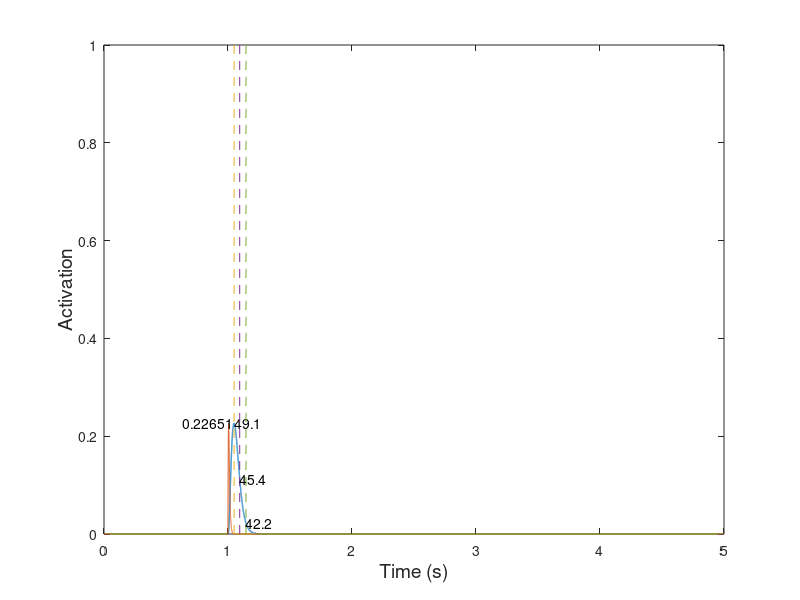

Write MATLAB code to recreate this figure. (Note: this script raises an error after producing the figure.)
%==========================================================================
% spikeDrivenMuscleModel_test.m
% Author: Akira Nagamori
% Last update: 2/18/119
% Descriptions
%   Inspired by Williams et al. 1998
%==========================================================================

close all
clear all
clc

%==========================================================================
% Simulation parameters
Fs = 10000; %sampling frequency
h = 1/Fs;
time = 0:1/Fs:5; %simulation time

Lce = 1;

for i = 1:2
    if i == 1
        % Generate a pulse
        FR_test = 1;
    elseif i == 2
        % Generate a set of spike trains at multiple frequencies
        FR_test = [2 5 8 10 12 15 18 20 25 30 40 50 60 70 80 100 200]; %10:10:100];
    end
    %==========================================================================
    % initialization
    mean_exc = zeros(1,length(FR_test));
    p2p_exc = zeros(1,length(FR_test));
    for f = 1:length(FR_test)
        FR = FR_test(f);
        %==========================================================================
        % Generate spike train
        spike = zeros(1,length(time));
        
        if i == 1
            % Generate a pulse
            spike(1*Fs) = 1;
        else
            % Generate spike train
            temp =spikeTrainGenerator(0:1/Fs:3,Fs,FR);
            spike(1*Fs:4*Fs) = temp;
        end
        
        %% Model parameters        
        C = 2;
        S = 10*C;
        k_1 = 35;
        k_2 = 30;
        k_3 = 35;
        k_4 = 30;
        tau_1 = 0.02;
        tau_2 = 0.02;
        n = 1.7;
        k = 0.065;
        alpha = 5;
        
        %=========================================================================
        %%  initialization
        c = 0; % free calcium concentration
        cf = 0; % concentraction of calcium bound to troponin
        A = 0; % muscle activation
        
        R_vec = zeros(1,length(time));
        c_vec = zeros(1,length(time));
        x_int_vec = zeros(1,length(time));
        cf_vec = zeros(1,length(time));
        A_tilda_vec = zeros(1,length(time));
        A_vec = zeros(1,length(time));
               
        spike_temp = zeros(1,length(time));
         R_temp = exp(-time/tau_1);
        R = zeros(1,length(time));
        for t = 1:length(time)
            %% Stage 1
            % Calcium diffusion to sarcoplasm
            if spike(t) == 1
                spike_temp(t) = 1;
                temp = conv(spike_temp,R_temp*(1+2*A^alpha));
                R = R + temp(1:length(time));
            end
            %R = spike(t) + exp(-h/tau_1)*R; %*(1+3*A^alpha);            
            
            %%
            c_dot = k_1*(C-c-cf)*R(t) - k_2*c*(S-C+c+cf)-(k_3*c-k_4*cf)*(1-cf);
            cf_dot = (1-cf)*(k_3*c-k_4*cf);
            c = c_dot/Fs + c;
            cf = cf_dot/Fs + cf;
            
            %% Stage 2
            % Cooperativity and saturation
            if cf < 0 
                cf_temp = 0;
            else
                cf_temp = cf;
            end
            A_tilda = cf_temp^n/(cf_temp^n+k^n);
            
            %% Stage 3
            % First-order dynamics to muscle activation, A
            %tau_2 = tau_2_0*(1-0.8*A_tilda)^2;
            A_dot = (A_tilda-A)/tau_2; 
            A = A_dot/Fs + A;
            
             %% Store variables
            %x_vec(t) = x(t);
            %R_vec(t) = R;
            c_vec(t) = c;
            cf_vec(t) = cf;
            A_tilda_vec(t) = A_tilda;
            A_vec(t) = A;
            
            
        end
        
        mean_exc(f) = mean(A_vec(3.5*Fs:4*Fs));
        p2p_exc(f) = max(A_vec(3.5*Fs:4*Fs))-min(A_vec(3.5*Fs:4*Fs));
        
        if i == 1
            %------------------------------------------------------------------
            % Twitch analysis
            %------------------------------------------------------------------
            % Find the peak amplitude of twitch and its location
            [pks,locs_0_100] = max(A_vec);
            % Display peak amplitude value
            pks
            % Time it takes from zero force to the peak
            t_0_100 = (locs_0_100-1*Fs)*1000/Fs % convert it in the unit of ms
            
            % Find a half peak amplitude
            peak_half = pks/2;
            % Find time from peak to half maximum
            [~,t_100_50] = min(abs(A_vec(locs_0_100:end)-peak_half));
            
            % Find the location of t_100_50
            locs_100_50 = locs_0_100+t_100_50;
            % Time it takes from peak to half maximum
            t_100_50 = t_100_50*1000/Fs
            
            % Find value of 40% of peak amplitude
            peak_40 = pks*0.4;
            % Find value of 10% of peak amplitude
            peak_10 = pks*0.1;
            
            % Find time when force reaches 40% maximum after peak
            [~,t_40] = min(abs(A_vec(locs_0_100:end)-peak_40));
            % Find time when force reaches 10% maximum after peak
            [~,t_10] = min(abs(A_vec(locs_0_100:end)-peak_10));
            
            % Time it takes from 40% peak to 10% peak
            t_40_10 = (t_10-t_40)*1000/Fs
            
            % Locatino of t_40_10
            locs_40_10 = locs_0_100+t_10;
            
            T = t_0_100/Fs;
            P =  pks/T;
            twitch_Milner_temp = P.*time.*exp(1-time/T);
            twitch_Milner = conv(spike,twitch_Milner_temp);
        end
        
        figure(i)
        plot(time,A_vec,'LineWidth',1)
        hold on
        if i == 1   
            plot(time,twitch_Milner(1:length(time)))
            hold on
            plot([time(locs_0_100) time(locs_0_100)],[0 1],'--')
            text(time(locs_0_100),pks,num2str(t_0_100))
            hold on
            plot([time(locs_100_50) time(locs_100_50)],[0 1],'--')
            plot([time(locs_40_10) time(locs_40_10)],[0 1],'--')
            text(time(locs_100_50),peak_half,num2str(t_100_50))
            text(time(locs_40_10),peak_10,num2str(t_40_10))
            text(time(locs_0_100)-time(locs_0_100)*0.4,pks,num2str(pks))
        end
        
    end
    
    figure(i)
    xlabel('Time (s)','FontSize',14)
    ylabel('Activation','FontSize',14)
        
    if i == 2
        
        twitch2tetanus_ratio = p2p_exc(1)/mean_exc(f)
        fusion = 1-p2p_exc/p2p_exc(1);
        
        FR_new = 0.1:0.1:FR_test(end);
        Af_new = spline(FR_test,mean_exc,FR_new);
        [~,loc] = min(abs(Af_new-0.5));
        FR_half = FR_new(loc);
        f_eff = FR_new/FR_half;
        
        a_f = 0.56;
        n_f0 = 2.1;
        n_f1 = 5;
        n_f = n_f0 +n_f1* (1/Lce-1);       
        Af_Song = 1-exp(-(f_eff./(a_f*n_f)).^n_f);
        
        FR_half
        
        %% Calculate error between the desired and generated activation-frequency relationship
        for j = 1:length(find(f_eff<3.5))
            error_temp(j) = abs(Af_Song(j)-Af_new(j));
        end
        error = sum(error_temp)
        
        figure(6)
        plot(FR_test/FR_half,mean_exc,'LineWidth',1)
        xlabel('Frequency (Hz)','FontSize',14)
        ylabel('Activation','FontSize',14)
        hold on
        plot(f_eff,Af_new)
        plot(f_eff,Af_Song,'color','k')
        xlim([0 3])
        legend('New','New Fit','Song')
        
        figure(7)
        plot(FR_test/FR_half,fusion,'LineWidth',1)
        xlabel('Frequency (Hz)','FontSize',14)
        ylabel('Fusion','FontSize',14)
        hold on
        xlim([0 3])
        
        figure(8)
        plot(mean_exc./max(mean_exc),fusion,'LineWidth',1)
        xlabel('Activation','FontSize',14)
        ylabel('Fusion','FontSize',14)
        hold on
        plot(0:0.1:1,0:0.1:1,'--','color','k')
    end
    
end


function spikeTrain = spikeTrainGenerator(t,Fs,freq)

spikeTrain = zeros(1,length(t));
ISI = round(1/freq*Fs);
numSpikes = round(length(t)/ISI);
index = [1:numSpikes]*ISI;
index(index>length(t)) = [];
spikeTrain(index) = 1;
spikeTrain(1) = 1;

end
